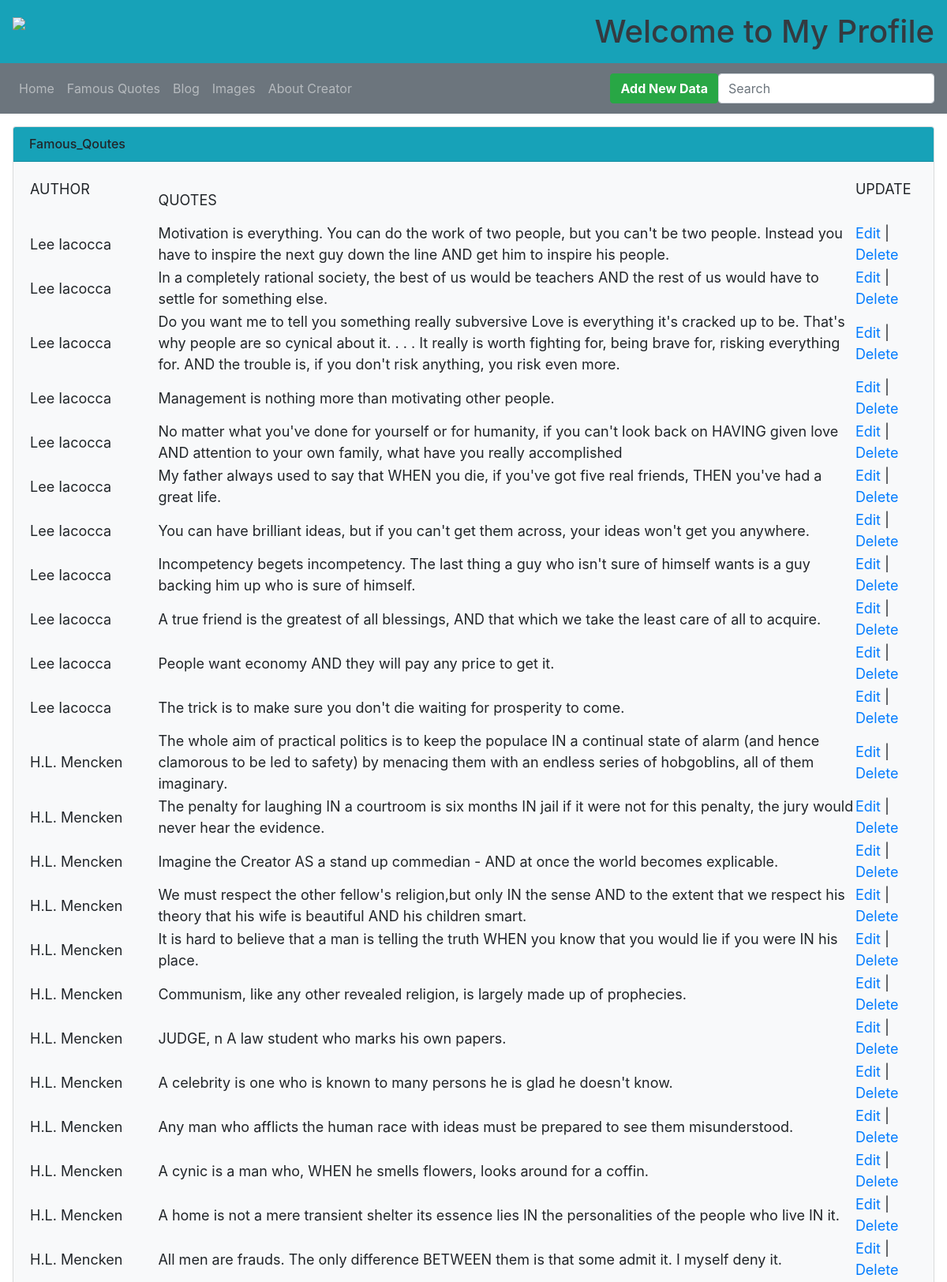
The app's page /indexfq.php (upper part) with its own data.
### tables this page shows
CREATE TABLE `fam_quotes` ( `id` int(10) unsigned NOT NULL auto_increment, `author` varchar(255) NOT NULL default '', `quote` mediumtext NOT NULL, PRIMARY KEY (`id`) );

### indexfq.php (the view, shortened to what this page needs)
<?php
	include_once("config.php");
	$result = mysqli_query($mysqli, "SELECT * FROM fam_quotes");
?>
<!DOCTYPE html>
<html lang="en">
<head>
  <link rel="stylesheet" href="https://maxcdn.bootstrapcdn.com/bootstrap/4.0.0-beta.2/css/bootstrap.min.css">
</head>
<body>
    <div class="container-fluid p-sm-0 m-sm-0">
        <div class="row bg-info text-dark p-0 m-0">
            <div class="container-fluid p-sm-3 m-sm-0">
                <img src="image/quote.png" width="100" height="" class="float-sm-Center">
                <div class="float-sm-right">
                    <h1 class="m-sm-0">Welcome to My Profile</h1>
                </div>
            </div>
        </div>
    </div>
    <nav class="navbar navbar-expand-sm bg-secondary navbar-dark m-0">
        <div class="collapse navbar-collapse" id="collapsibleNavbar">
            <ul class="navbar-nav">
                <li class="nav-item">
                    <a class="nav-link" href="index.php">Home</a>
                </li>
                <li class="nav-item">
                    <a class="nav-link" href="indexfq.php">Famous Quotes</a>
                </li>
                <li class="nav-item">
                    <a class="nav-link" href="#">Blog</a>
                </li>
                <li class="nav-item">
                    <a class="nav-link" href="#">Images</a>
                </li>
                <li class="nav-item">
                    <a class="nav-link" href="#">About Creator</a>
                </li>
            </ul>
        </div>
        <form class="form-inline m-0">
		<div class="btn btn-success">
		<a class="text-white" href="add.html"><strong>Add New Data</strong></a>
			</div>
			<br></br>
            <div class="input-group">
                <input type="text" class="form-control" placeholder="Search">
            </div>
        </form>
    </nav>
    <div class="card bg-light m-sm-3">
                    <div class="card-header bg-info " >
                        <h6 class="m-sm-auto">Famous_Qoutes</h6>
                    </div>
                    <div class="card-body ">
                    <table style="font-size: 18px;">
		<tr>
			<td>AUTHOR &nbsp&nbsp&nbsp&nbsp&nbsp&nbsp&nbsp&nbsp&nbsp&nbsp&nbsp&nbsp&nbsp&nbsp&nbsp&nbsp </td>
			<td>QUOTES &nbsp&nbsp&nbsp&nbsp&nbsp&nbsp&nbsp&nbsp&nbsp&nbsp&nbsp&nbsp&nbsp&nbsp&nbsp&nbsp&nbsp&nbsp&nbsp&nbsp&nbsp&nbsp&nbsp&nbsp&nbsp&nbsp&nbsp&nbsp&nbsp&nbsp&nbsp&nbsp&nbsp&nbsp&nbsp&nbsp&nbsp&nbsp&nbsp&nbsp&nbsp&nbsp&nbsp&nbsp&nbsp&nbsp&nbsp&nbsp&nbsp&nbsp&nbsp&nbsp&nbsp&nbsp&nbsp&nbsp&nbsp&nbsp&nbsp&nbsp&nbsp&nbsp&nbsp&nbsp  </td>
			<td>UPDATE &nbsp&nbsp&nbsp&nbsp&nbsp&nbsp&nbsp</td>
		</tr>
		<?php
while( $res = mysqli_fetch_array($result)){
    echo "<tr>";
    echo "<td>".$res['author']."</td>";
    echo "<td>".$res['quote']."</td>";
    echo "<td><a href=\"edit.php?id=$res[id]\">Edit</a> | <a href=\"delete.php?id=$res[id]\" onClick=\"return confirm('Are you sure you want to delete this record?')\">Delete</a></td>";
    echo "</tr>";
}
?>
</table>
</div>
    </div>
</body>
</html>

### records on screen
fam_quotes: author "Lee Iacocca", quote "Motivation is everything. You can do the work of two people, but you can't be two people. Instead you have to inspire the next guy down the line AND get him to inspire his people."
fam_quotes: author "Lee Iacocca", quote "In a completely rational society, the best of us would be teachers AND the rest of us would have to settle for something else."
fam_quotes: author "Lee Iacocca", quote "Do you want me to tell you something really subversive Love is everything it's cracked up to be. That's why people are so cynical about it. . . . It really is worth fighting for, being brave for, risking everything for. AND the trouble is, if you don't risk anything, you risk even more."
fam_quotes: author "Lee Iacocca", quote "Management is nothing more than motivating other people."
fam_quotes: author "Lee Iacocca", quote "No matter what you've done for yourself or for humanity, if you can't look back on HAVING given love AND attention to your own family, what have you really accomplished"
fam_quotes: author "Lee Iacocca", quote "My father always used to say that WHEN you die, if you've got five real friends, THEN you've had a great life."
fam_quotes: author "Lee Iacocca", quote "You can have brilliant ideas, but if you can't get them across, your ideas won't get you anywhere."
fam_quotes: author "Lee Iacocca", quote "Incompetency begets incompetency. The last thing a guy who isn't sure of himself wants is a guy backing him up who is sure of himself."
fam_quotes: author "Lee Iacocca", quote "A true friend is the greatest of all blessings, AND that which we take the least care of all to acquire."
fam_quotes: author "Lee Iacocca", quote "People want economy AND they will pay any price to get it."
fam_quotes: author "Lee Iacocca", quote "The trick is to make sure you don't die waiting for prosperity to come."
fam_quotes: author "H.L. Mencken", quote "The whole aim of practical politics is to keep the populace IN a continual state of alarm (and hence clamorous to be led to safety) by menacing them with an endless series of hobgoblins, all of them imaginary."
fam_quotes: author "H.L. Mencken", quote "The penalty for laughing IN a courtroom is six months IN jail if it were not for this penalty, the jury would never hear the evidence."
fam_quotes: author "H.L. Mencken", quote "Imagine the Creator AS a stand up commedian - AND at once the world becomes explicable."
fam_quotes: author "H.L. Mencken", quote "We must respect the other fellow's religion,but only IN the sense AND to the extent that we respect his theory that his wife is beautiful AND his children smart."
fam_quotes: author "H.L. Mencken", quote "It is hard to believe that a man is telling the truth WHEN you know that you would lie if you were IN his place."
fam_quotes: author "H.L. Mencken", quote "Communism, like any other revealed religion, is largely made up of prophecies."
fam_quotes: author "H.L. Mencken", quote "JUDGE, n A law student who marks his own papers."
fam_quotes: author "H.L. Mencken", quote "A celebrity is one who is known to many persons he is glad he doesn't know."
fam_quotes: author "H.L. Mencken", quote "Any man who afflicts the human race with ideas must be prepared to see them misunderstood."
fam_quotes: author "H.L. Mencken", quote "A cynic is a man who, WHEN he smells flowers, looks around for a coffin."
fam_quotes: author "H.L. Mencken", quote "A home is not a mere transient shelter its essence lies IN the personalities of the people who live IN it."
fam_quotes: author "H.L. Mencken", quote "All men are frauds. The only difference BETWEEN them is that some admit it. I myself deny it."
